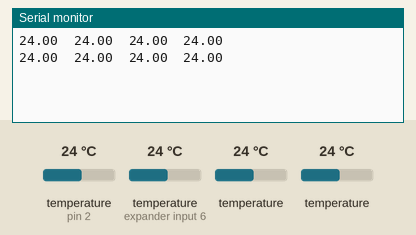
A sketch run on a simulated Arduino Uno, built with avr-gcc and run on an emulated ATmega328P. On the bench: the last lines printed to the serial monitor. The inputs (shaded band) are chosen by the test bench; at power-on: temperature (sensors on pin 2, expander input 6) 24 °C, temperature 24 °C.

Above: at 2.3 s.
2.4 s: temperature (sensor on pin 2) set to 12 °C
At 3.1 s:
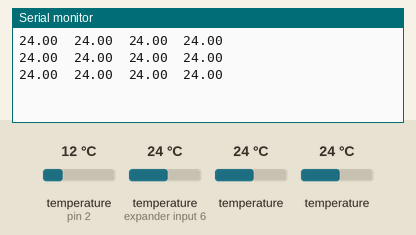
3.9 s: temperature (sensor on expander input 6) set to 12 °C
At 4.5 s:
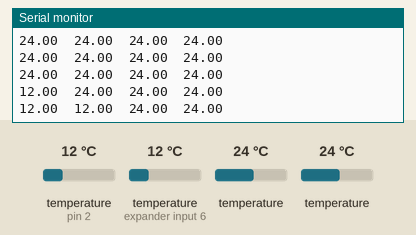
5.4 s: temperature (sensor 202) set to 12 °C
At 6.3 s:
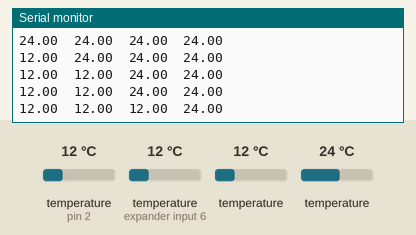
6.9 s: temperature (sensor 302) set to 12 °C
At 7.9 s:
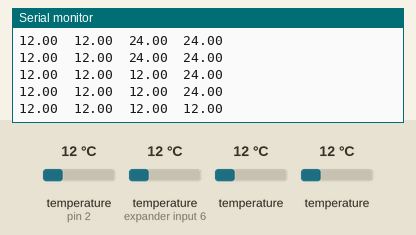
8.4 s: temperature (sensor on pin 2) set to 19 °C
At 9.5 s:
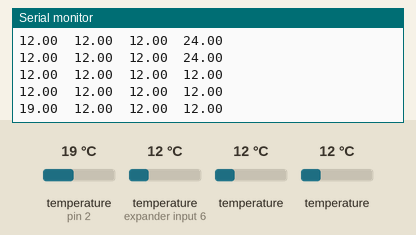
9.9 s: temperature (sensor on expander input 6) set to 19 °C
At 11.0 s:
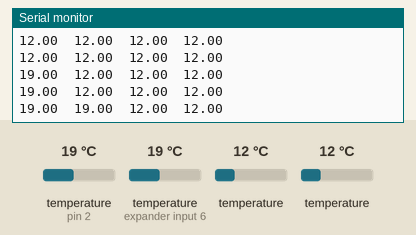
Timing chart, 0 to 12.4 s (numbered marks = the images above; inputs shaded):
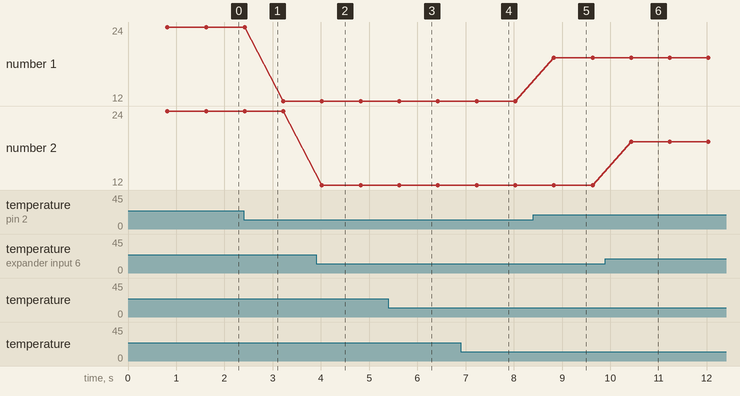

The sketch:

TempSensorTester_4Sensors.ino
```cpp
// Include the libraries we need
#include <OneWire.h>
#include <DallasTemperature.h>

// Data wire is plugged into port 2 on the Arduino
#define ONE_WIRE_BUS 2

// Setup a oneWire instance to communicate with any OneWire devices (not just Maxim/Dallas temperature ICs)
OneWire oneWire(ONE_WIRE_BUS);

// Pass our oneWire reference to Dallas Temperature.
DallasTemperature sensors(&oneWire);

/*
 * The setup function. We only start the sensors here
 */
void setup(void)
{
  // start serial port
  Serial.begin(9600);

  // Start up the library
  sensors.begin();
}

/*
 * Main function, get and show the temperature
 */
void loop(void)
{
  // call sensors.requestTemperatures() to issue a global temperature
  // request to all devices on the bus
  sensors.requestTemperatures(); // Send the command to get temperatures
  // After we got the temperatures, we can print them here.
  // We use the function ByIndex, and as an example get the temperature from the first sensor only.
  float tempC0 = sensors.getTempCByIndex(0);
  float tempC1 = sensors.getTempCByIndex(1);
  float tempC2 = sensors.getTempCByIndex(2);
  float tempC3 = sensors.getTempCByIndex(3);

  Serial.print(String(tempC0));
  Serial.print("\t");
  Serial.print(String(tempC1));
  Serial.print("\t");
  Serial.print(String(tempC2));
  Serial.print("\t");
  Serial.println(String(tempC3));
  //, tempC1, tempC2, tempC3);

//  float tempArr[4] = {tempC0, tempC1, tempC2, tempC3};
//
//  // Check if reading was
//  for (int i = 0; i < 4; i++)
//  {
//    if(tempArr[i] != DEVICE_DISCONNECTED_C)
//    {
//      Serial.print("Temperature for the device 1 (index ");
//      Serial.print(i);
//      Serial.print(") is: ");
//      Serial.println(tempArr[i]);
//    }
//    else
//    {
//      Serial.println("Error: Could not read temperature data");
//    }
//  }
}
```

Measured:
- after the input at 3.9 s, the serial monitor: prints a new line after 0.12 s (image 2)
- after the input at 5.4 s, the serial monitor: prints a new line after 0.22 s (image 3)
- after the input at 6.9 s, the serial monitor: prints a new line after 0.33 s (image 4)
- after the input at 8.4 s, the serial monitor: prints a new line after 0.43 s (image 5)
- after the input at 9.9 s, the serial monitor: prints a new line after 0.53 s (image 6)
- plotted number 1: 24 → 12 after the input at 2.4 s, 12 → 19 after the input at 8.4 s
